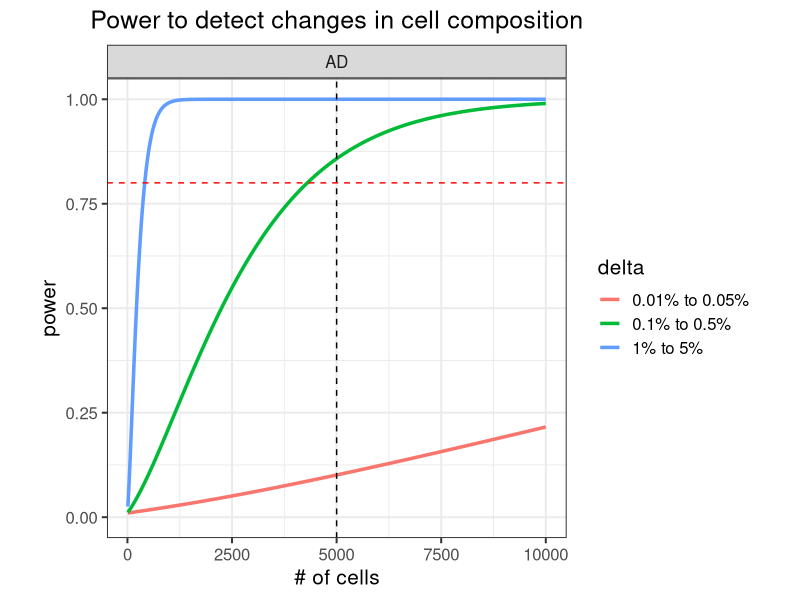
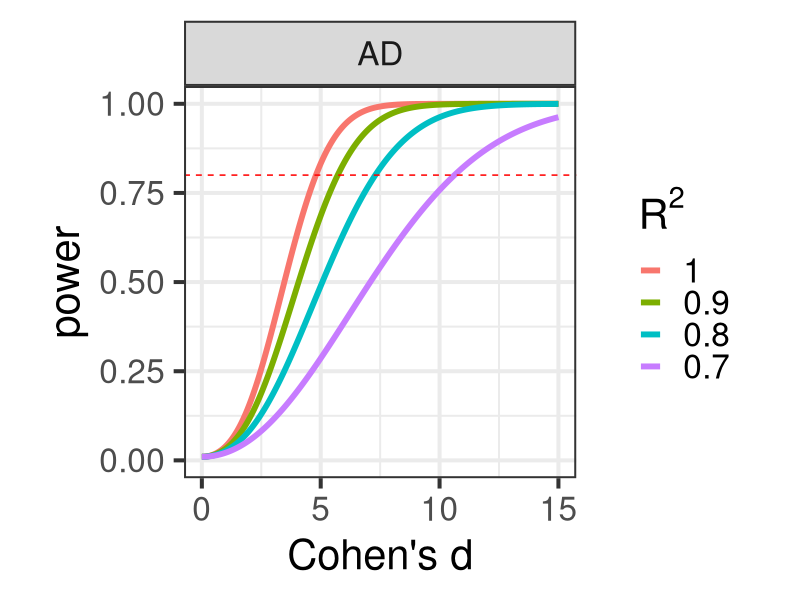
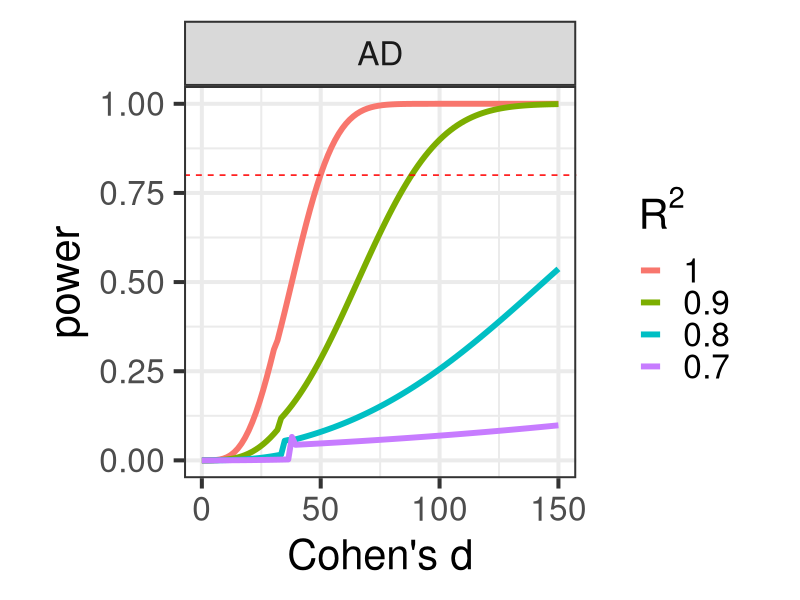

These charts were generated, in order, by the following R code:
## ---- chunk 1
library(ggplot2)
library(data.table)
library(xtable)

## ---- chunk 2
suppressPackageStartupMessages(library(knitr))
options(xtable.type="html")

knitr::opts_chunk$set(
  echo=TRUE,
  warning=FALSE,
  message=TRUE,
  error = FALSE,
  tidy = FALSE,
  cache = TRUE,
  cache.lazy = FALSE,
  dev = c("png", "pdf"), 
  fig.width=7, fig.height=7)

options(markdown.HTML.stylesheet = 'css/custom.css')
## ---- chunk 3

library(pwr)
n_samples = c(CTL = 3, AD=3)
n_cells = 5000
n_cells_max = 10000
prop_diff = list(c(0.01, 0.05), c(0.001, 0.005), c(0.0001, 0.0005))
n_cell_types = 5

getPower = function(n1, n2, p1, p2, C, n_tests){
	sSq1 = p1*(1-p1)/ C
	sSq2 = p2*(1-p2)/ C

	sigSq = ((n1-1)*sSq1 + (n2-1)*sSq2) / (n1 + n2 -2)
	d = abs(p1 - p2)/sqrt(sigSq)

	pwr.t2n.test(n1=n1, n2=n2, d=d, sig.level = 0.05/n_tests )
}

getPowerCurve = function(n1, n2){
	# for each pair of proportions
	res = lapply(prop_diff, function(prop){
		p1 = prop[1]
		p2 = prop[2]

		# for each cell number
		res = lapply( seq(10, n_cells_max, by = 3), function(C){
			res = getPower(n1, n2, p1, p2, C, n_cell_types)
			data.frame(n1, n2, p1, p2, C, d = res$d, power= res$power, delta=paste0(p1*100, '% to ', p2*100, '%'))
			})
		do.call("rbind", res)
		})
	do.call("rbind", res)
}

# for each disease
res = lapply(names(n_samples)[-1], function(ID){
	res = getPowerCurve(n_samples['CTL'], n_samples[ID])
	res$Disease = ID
	res 
})
res = do.call("rbind", res)

ggplot(res, aes(C, power, color=delta)) + geom_line(size=1.2) + theme_bw(15) + theme(aspect.ratio=1, plot.title = element_text(hjust = 0.5)) + xlab("# of cells") + ggtitle("Power to detect changes in cell composition") + ylim(0, 1) + facet_wrap(~Disease) + geom_vline(xintercept=n_cells, color="black", linetype="dashed") + geom_hline(yintercept=0.8, color="red", linetype="dashed") #+ scale_x_continuous(limits=c(0,n_cells_max), expand=c(0,0)) + scale_y_continuous(limits=c(0,1.02), expand=c(0,0))
## ---- chunk 4
# Sample size required to get 80% power
res = data.table(res)
res$Dataset = with(res, paste(Disease, delta))
tab = res[,.SD[min(which(power>.80)),],by=Dataset]
tab$Cells_per_individual = as.integer(tab$C)
print(xtable(tab[,c('Dataset', 'Cells_per_individual', 'power')], type="html"), include.rownames=FALSE)
## ---- chunk 5
n_genes = 1
n_tests = n_genes * n_cell_types

getPower = function(n1, n2, d, n_tests, rsq){
	# pwr.t2n.test(n1=n1, n2=n2, d=d, sig.level = 0.05/n_tests )

	# Compute n_Eff, need to divide by 2 becaues n is the number in each set
	N_eff = 4 / (1/n1 + 1/n2)
	pwr.t.test(n=N_eff/2 * rsq, d=d, sig.level = 0.05/n_tests )
}

getPowerCurve = function(n1, n2, n_tests, rsq){
	# for each cell number
	res = lapply( seq(0, 15, length.out=1000), function(delta){
		res = getPower(n1, n2, delta, n_tests, rsq)
		data.frame(n1, n2, d = res$d, rsq, power= res$power)
		})
	do.call("rbind", res)
}

# for each disease
res = lapply(names(n_samples)[-1], function(ID){
	res = lapply( c(.7, .8, .9,1), function(rsq){
		res = getPowerCurve(n_samples['CTL'], n_samples[ID], n_tests, rsq)
		res$Disease = ID
		res 
	})
	do.call("rbind", res)
})
res = do.call("rbind", res)

res$rsq_text = with(res, factor(rsq, rev(sort(unique(rsq)))))
res = res[order(res$rsq, decreasing=FALSE),]

ggplot(res, aes(d, power, color=rsq_text)) + geom_line(size=2) + theme_bw(30) + theme(aspect.ratio=1, plot.title = element_text(hjust = 0.5)) + ylim(0, 1) + xlab("Cohen's d") + facet_wrap( ~ Disease) + scale_color_discrete(bquote(R^2)) + geom_hline(yintercept=0.8, color="red", linetype="dashed")
## ---- chunk 6
n_genes = 10000
n_tests = n_genes * n_cell_types

getPower = function(n1, n2, d, n_tests, rsq){
	# pwr.t2n.test(n1=n1, n2=n2, d=d, sig.level = 0.05/n_tests )

	# Compute n_Eff, need to divide by 2 becaues n is the number in each set
	N_eff = 4 / (1/n1 + 1/n2)
	pwr.t.test(n=N_eff/2 * rsq, d=d, sig.level = 0.05/n_tests )
}

getPowerCurve = function(n1, n2, n_tests, rsq){
	# for each cell number
	res = lapply( seq(0, 150, length.out=100), function(delta){
		res = getPower(n1, n2, delta, n_tests, rsq)
		data.frame(n1, n2, d = res$d, rsq, power= res$power)
		})
	do.call("rbind", res)
}

# for each disease
res = lapply(names(n_samples)[-1], function(ID){
	res = lapply( c(.7, .8, .9,1), function(rsq){
		res = getPowerCurve(n_samples['CTL'], n_samples[ID], n_tests, rsq)
		res$Disease = ID
		res 
	})
	do.call("rbind", res)
})
res = do.call("rbind", res)

res$rsq_text = with(res, factor(rsq, rev(sort(unique(rsq)))))
res = res[order(res$rsq, decreasing=FALSE),]

ggplot(res, aes(d, power, color=rsq_text)) + geom_line(size=2) + theme_bw(30) + theme(aspect.ratio=1, plot.title = element_text(hjust = 0.5)) + ylim(0, 1) + xlab("Cohen's d") + facet_wrap( ~ Disease) + scale_color_discrete(bquote(R^2)) + geom_hline(yintercept=0.8, color="red", linetype="dashed")
## ---- chunk 7
res = data.table(res)
res$Dataset = with(res, paste(Disease, rsq))
# Sample size required to get 80% power
tab = res[,.SD[min(which(power>.80)),],by=Dataset]
print(xtable(tab[,c('Disease', 'rsq', 'power', 'd')], type="html"), include.rownames=FALSE)
## ---- chunk 8
knitr::knit_exit()
